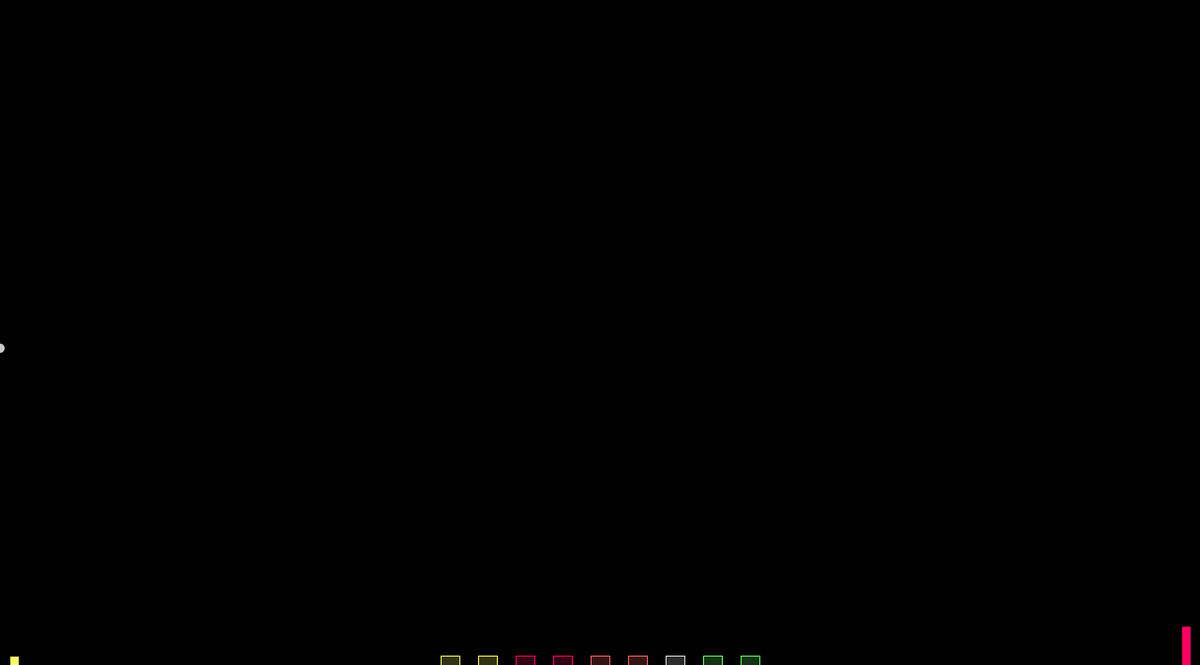
Frame 1 (no input)
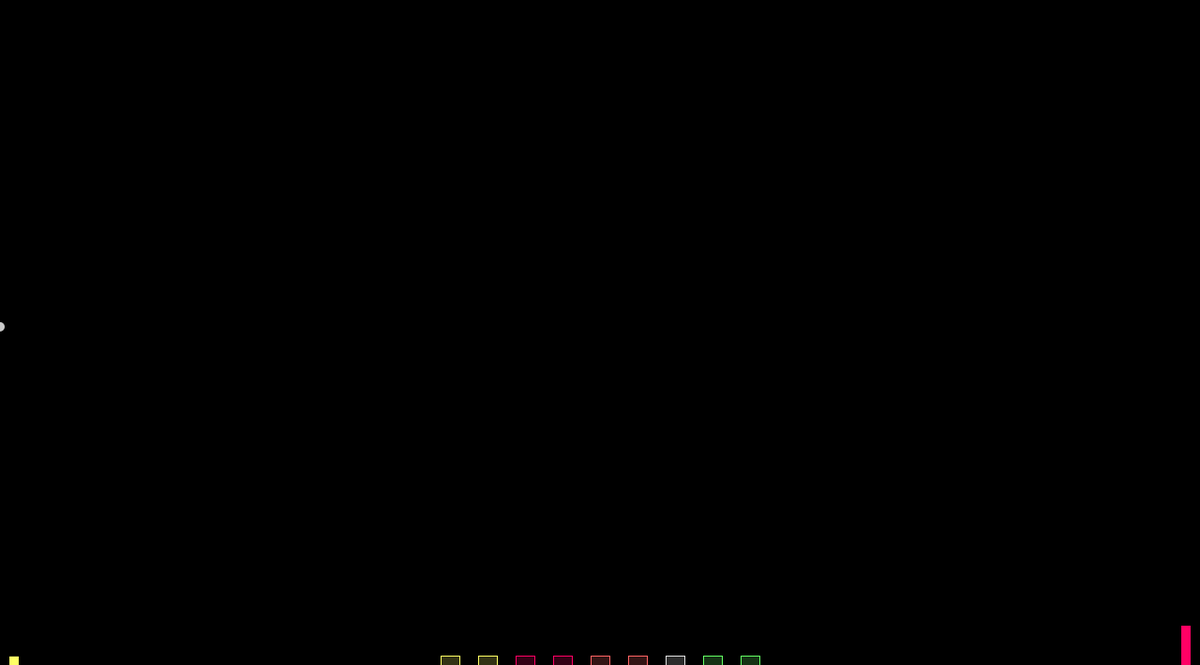
Frame 60 (the mouse pressed at the canvas centre just before this capture)
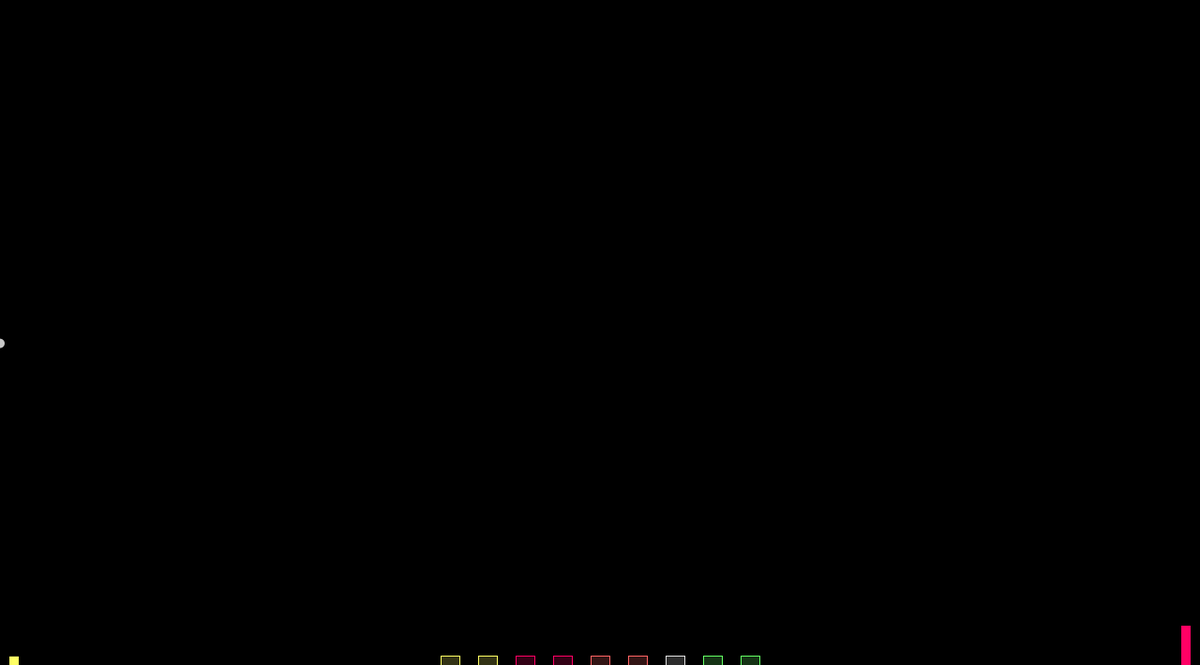
Frame 120 (the mouse held since frame 60 and released just before this capture)

The Processing sketch that drew these frames (run headless with seeded random() and noise(); from frame 60 on, the mouse is pressed at the canvas centre):

// Processing sketch: processing_771
// ── processing_771.pde

//universals
float angle = 0;
float x = 0;
float y = 150;
float z;
int increment = 0;
boolean wave = true;
int wavetype = 0;
float fadeout = 255;
float radius = 20;
int ball = 10;
color bck = color(0);


void setup(){
  size(1280, 710);
  smooth();
}

void draw(){

  x+=increment;

  //transparency
  fill(bck, fadeout);
  rect(20, 0, width-20, height);
  //different faders for rects over speed meter to fade it even when 'fadeout' variable is 0 and not allowing for any fades
  fill(bck, 255);
  rect(0, 0, 20, height);
  rect(width- 20, 0, 20, height);
  

  //right to left refresh
  if (x > width){
    x = 0;
  }

  //blinker
  
  if( ((x > (width/2)-20) && (x < (width/2 + 25)))  ||  (x > (width - 40)) ){

   fill(255, 200, 200, 100);

    ellipse((width/2), 10, 10, 10);
  }

  //meter
  //speed
  fill(255, 200, 200);
  rect(0, (height-(increment*4)), 10, height);
  //fadeout rate
  float fade = map(fadeout, 255, 0, 0, (height));
  fill(100, 255, 100);
  rect(width-10, height-(fade), 10, height);
  //ball size
  float ballsize = map(ball, 1, 700, 0, height);
  fill(255, 255, 100);
  rect(10, height - ballsize, 10, height);
  //amplitude
  float amplitude = map(radius, 1, (height/2.2), 0, height);
  fill(255, 0, 100);
  rect(width - 20, height - amplitude, 10, height);

  //buttons
  
  
  fill(255, 100, 100, 50);
  //speed up
  stroke(255, 100, 100);
  rect((width/2 - 10), (height - 10), 20, height);
  //slow down
rect((width/2 + 30), (height - 10), 20, height);
  //disappear
    fill(225, 225, 225, 50);
  stroke(225, 225, 225);
  rect((width/2 + 70), (height - 10), 20, height);
  //more tracer
    fill(100, 255, 100, 50);
  stroke(100, 255, 100);
  rect((width/2 + 110), (height - 10), 20, height);
  //less tracer
  rect((width/2 + 150), (height - 10), 20, height);
  //amplitude down
    fill(255, 0, 100, 50);
  stroke(255, 0, 100);
  rect((width/2 -50), height - 10, 20, height);
  
//amplitude up
   rect((width/2 - 90), height - 10, 20, height);
   //ball size down
     fill(255, 255, 100, 50);
  stroke(255, 255, 100);
    rect((width/2 - 130), height - 10, 20, height);
  //ball size up
  rect((width/2 - 170), height -10, 20, height);
  
  noStroke();

//amplitude up
        if(mousePressed && ((mouseX> (width/2) -90) && (mouseX < ((width/2) - 50)) && (mouseY > (height - 10)))){
      radius+=3;
      if(radius > (height/2.2)){
        radius = height/2.2;
      }
    }
    //amplitude down
     if(mousePressed && ((mouseX> (width/2) -50) && (mouseX < ((width/2) - 30)) && (mouseY > (height - 10)))){
      radius-=3;
      if(radius < (0)){
        radius = 0;
      }
    }

//speed up
  if(mousePressed && ((mouseX > (width/2 - 10)) && mouseX < ((width/2) + 10))&& (mouseY > (height-20))){
 increment++;
      if(increment > (height/4)){
        increment = (height/4);
      }
    }
  
    //speed down
     if(mousePressed && ((mouseX > (width/2 + 30)) && mouseX < ((width/2) + 50))&& (mouseY > (height-20))){
 increment--;
      if(increment < (0)){
        increment = 0;
      }
    }
    
    
    //less tracers
    if(mousePressed && ((mouseX> ((width/2) + 150)) && (mouseX < ((width/2) + 170)) && (mouseY > (height - 10)))){
      fadeout+=5;
      if(fadeout > (255)){
        fadeout = 255;
      }
    }
    
    //more tracers
    if(mousePressed && ((mouseX> ((width/2) + 110)) && (mouseX < ((width/2) + 130)) && (mouseY > (height - 10)))){
      fadeout-=5;
      if(fadeout < (0)){
        fadeout = 0;
      }
    }
  //ball increase
  if(mousePressed && ((mouseX> ((width/2) -130)) && (mouseX < ((width/2) -110)) && (mouseY > (height - 10)))){
       ball-=3;
      if(ball < 1){
        ball = 1;
      }
    }
    //ball decrease
if(mousePressed && ((mouseX> ((width/2) - 170)) && (mouseX < ((width/2) -150)) && (mouseY > (height - 10)))){ 
      ball+=3;
      if(ball > 700){
        ball = 700;
      }
    }


  //sine wave
  if(wavetype < 5){
    angle++;
    z = (height/2) + sin(angle)*radius;
    fill(200, 200, 200);
    ellipse(x, z, ball, ball);

  }



}

void mouseReleased(){ 
  if((mouseX > (width/2 + 70)) && mouseX < ((width/2) + 90)){
    if((mouseY > (height-20))){
    wavetype += 10;
    if(wavetype > 10){
      wavetype = 0;
    }
  }
}
}
